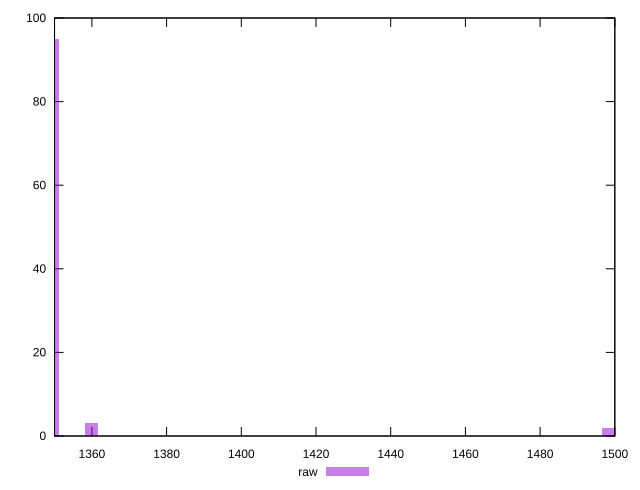

Recreate this plot in gnuplot.
reset

$raw <<EOF
1349.307753107888 95
1359.960182737687 3
1498.4417679250755 2
EOF

set key outside below
set boxwidth 3.550809876599705
set xrange [1350:1500]
set yrange [0:100]
set trange [0:100]
set style fill transparent solid 0.5 noborder
set terminal svg size 640, 490 enhanced background rgb 'white'
set output "report_00016_2021-02-10T13-31-48.338Z/uses-text-compression/samples/pages+cached+noadtech+nomedia+nocss/raw/histogram.svg"

plot $raw title "raw" with boxes

reset
